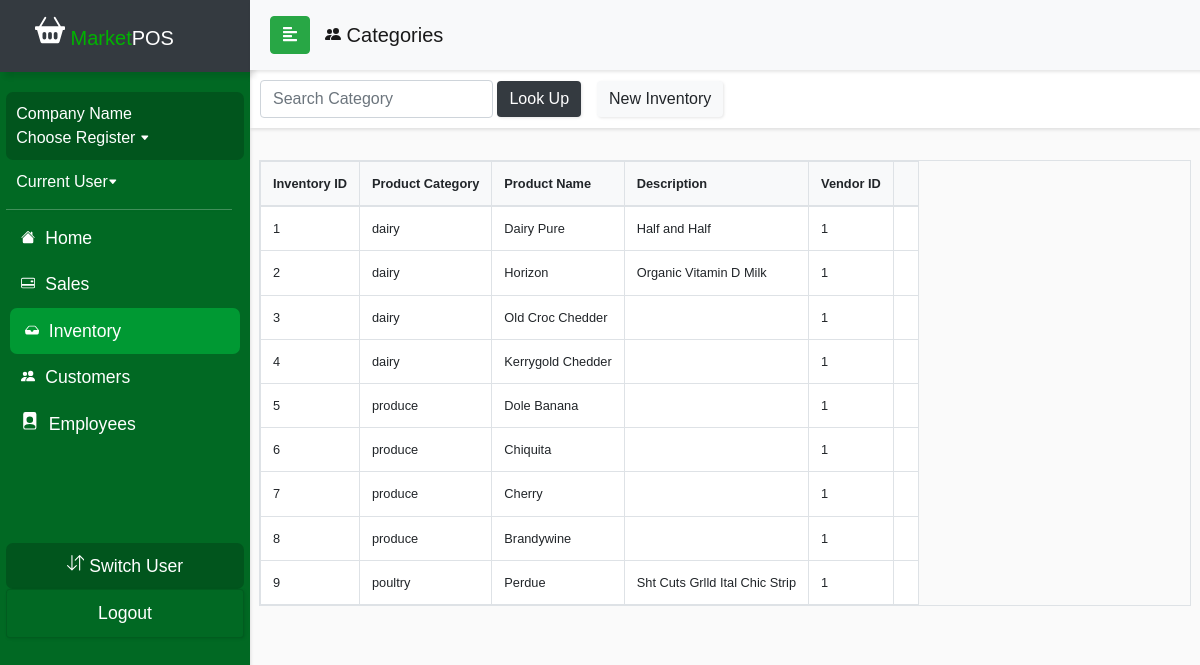
Page /currentDraft/categoryview.php on the committed database.
### tables this page shows
CREATE TABLE `product_inventory` (
  `product_id` int(11) NOT NULL,
  `brand` varchar(50) NOT NULL,
  `description` varchar(50) NOT NULL,
  `productName` varchar(50) NOT NULL,
  `productType` varchar(50) NOT NULL,
  `productSubType` varchar(50) NOT NULL,
  `unit_price` float NOT NULL,
  `cost` float NOT NULL,
  `in_stock` int(11) NOT NULL,
  `vendor_id` int(11) DEFAULT NULL
);

### currentDraft/categoryview.php (the view, shortened to what this page needs)
<?php
include_once('config.php');
$query = "SELECT * FROM product_inventory";
$result = mysqli_query($conn, $query);
?>
<!DOCTYPE html>
<html>
<head>
  <link rel="stylesheet" href="css/bootstrap.min.css">
  <link rel="stylesheet" href="userStyle2.css">
  <link rel="stylesheet" href="css/jquery.mCustomScrollbar.min.css">
</head>
<body>
  <nav id="sidebar">
    <div class="sidebar-header bg-dark">
      <h1><span><a class="navbar-brand relative-top" href="indexDraft.php">
            <span style="color: #00b300"> Market</span>POS</a></h1>
    </div>
    <ul class="list-unstyled components">
      <li>
        <div id="usercard">
          <a href="" style="font-size: 1em;"><?php if (isset($_SESSION['emp_company']) && !empty($_SESSION['emp_company'])) {
                                                echo $_SESSION['emp_company'];
                                              } else {
                                                echo 'Company Name';
                                              } ?></br>Choose Register <svg width=".6em" height=".6em" viewBox="0 0 16 16" class="bi bi-caret-down-fill" fill="currentColor" xmlns="http://www.w3.org/2000/svg">
              <path d="M7.247 11.14L2.451 5.658C1.885 5.013 2.345 4 3.204 4h9.592a1 1 0 0 1 .753 1.659l-4.796 5.48a1 1 0 0 1-1.506 0z" />
            </svg></a>
        </div>
      </li>
      <li>
        <a href="employeePinLogin.php" style="font-size: 1em;"><?php if (isset($_SESSION['emp_fname']) && !empty($_SESSION['emp_lname'])) {
                                                                  echo "" . $_SESSION['emp_fname'] . " " . $_SESSION['emp_lname'] . " ";
                                                                } else {
                                                                  echo "Current User";
                                                                } ?><svg width=".6em" height=".6em" viewBox="0 0 16 16" class="bi bi-caret-down-fill" fill="currentColor" xmlns="http://www.w3.org/2000/svg">
            <path d="M7.247 11.14L2.451 5.658C1.885 5.013 2.345 4 3.204 4h9.592a1 1 0 0 1 .753 1.659l-4.796 5.48a1 1 0 0 1-1.506 0z" />
          </svg></a>
      </li>
      <div class="justify-content-center" id="navline"></div>
      <li>
        <a href="accounthomeDraft.php">
          <span style="padding:5px;">
            </span> Home</a>
      </li>
      <li>
        <a href="salescontrolpanel.php">
          <span style="padding:5px;">
          </span> Sales</a>
      </li>
      <li class=active>
        <a href="inventorycontrol.php">
          <span style="padding:5px;">
            </span> Inventory</a>
      </li>
      <li>
        <a href="customercontrol.php">
          <span style="padding:5px;">
            </span> Customers</a>
      </li>
      <li>
            <a href='employeecontrol.php'>
              <span style='padding:5px;'>
            </span> Employees</a>
          </li>
      <li class="sidebar-footer">
        <div class="text-center" id="usercard">
          <a role="button" href="employeePinLogin.php"> Switch User</a>
        </div>
      </li>
      <li>
        <div class="card text-center" id="footerbtn" style="background: #016923;">
          <a role="button" href="logout.php"> Logout</a>
        </div>
      </li>
    </ul>
  </nav>
  <div id="content">
    <nav class="navbar navbar-expand-lg navbar-light bg-light sticky-top" id="locnav">
      <div class="container-fluid">
        <button type="button" id="sidebarCollapse" class="btn btn-success">
          <i class="fas fa-align-left"></i>
        </button>
        <div class="collapse navbar-collapse" id="navbarSupportedContent">
          <ul class="nav navbar-nav mr-auto">
            <a class="navbar-brand" href="inventorycontrol.php"> Categories</a>
          </ul>
        </div>
      </div>
    </nav>
    <nav class="navbar navbar-light" id="salespanel">
      <form class="form-inline" method="post" action="categoryview.php">
        <div class="nav-item" style="padding: 8px">
          <input class="form-control" name="product" placeholder="Search Category" aria-label="Search">
          <button class="btn btn-dark navbar-btn" name="submit-search"> Look Up</button>
        </div>
        <div class="nav-item mr-auto">
          <a class="btn navbar-btn btn-light" href="productindex.php" role="button"> New Inventory</a></div>
      </form>
    </nav>
    <div class="wrapper mt-3">
      <div class="row px-4 justify-content-center">
        <table class="table table-bordered table-hover mt-3 table-responsive" style="font-size:80%;">
          <thead class="bg-light">
            <tr>
              <th> Inventory ID</th>
              <th> Product Category </th>
              <th> Product Name </th>
              <th> Description </th>
              <th> Vendor ID </th>
              <th> </th>
            </tr>
          </thead>
          <tbody class="bg-white">
            <?php
            if (isset($_POST['submit-search'])) {
              $search = mysqli_real_escape_string($conn, $_POST['product']);
              $sql = "SELECT * FROM product_inventory WHERE productName LIKE '%$search%' OR productType LIKE '%$search%' OR productSubType LIKE '%$search%' OR vendor_id LIKE '%$search%'";
              $result = mysqli_query($conn, $sql);
              $queryResults = mysqli_num_rows($result);
              if ($queryResults > 0) {
                echo "<div class='row mt-3'>There are $queryResults results matching your search</div><br>";
                while ($row = mysqli_fetch_assoc($result)) {
                    echo "<tr><td>" . $row['product_id'] . "</td><td>"
                    . $row['productType'] . "</td><td>" . $row['productName'] . "</td><td>"
                    . $row['description'] . "</td><td>". $row['vendor_id'] . "</td><td>";
                }
              } else {
                echo "<div class='row mt-3'>There are no results matching your search</div>";
              }
            } else {
              while ($row = mysqli_fetch_assoc($result)) {
                echo "<tr><td>" . $row['product_id'] . "</td><td>"
                    . $row['productType'] . "</td><td>" . $row['productName'] . "</td><td>"
                    . $row['description'] . "</td><td>". $row['vendor_id'] . "</td><td>";
                }
            }
            ?>
          </tbody>
        </table>
      </div>
    </div>
</body>
</html>

### currentDraft/userStyle2.css (style rules this page uses)
body { font-family: 'Poppins', sans-serif; background: #fafafa; overflow-y: scroll; overflow-x: hidden; }
a, a:hover, a:focus { color: inherit; text-decoration: none; transition: all 0.3s; }
#locnav { position: fixed; }
#salespanel { padding: 2px 2px; margin-top: 30px; margin-left: 0px; overflow-y: scroll; }
.navbar { width: 100%; padding: 5px 5px; background: #fff; border: none; border-radius: 0; box-shadow: 1px 2px 3px rgba(0, 0, 0, 0.1); }
.navbar-brand { padding: 15px; }
.nav-item { padding: 8px; }
.navbar-btn { box-shadow: 1px 1px 3px rgba(0, 0, 0, 0.1); outline: none !important; border: none; }
#navline { margin-top: 5px; margin-bottom: 5px; width: 95%; height: 1px; border-bottom: 1px solid white; opacity: 25%; box-shadow: 1px 1px 3px rgba(0, 0, 0, 0.1); }
#sidebar { width: 250px; position: fixed; top: 0; left: 0; height: 100vh; z-index: 999; background: #016923; color: #fff; transition: all 0.3s; box-shadow: 1px 2px 3px rgba(0, 0, 0, 0.1); }
#sidebar .sidebar-header { padding-left: 20px; height: 4.5em; box-shadow: 5px 5px 5px rgba(0, 0, 0, 0.1); }
#sidebar ul.components { padding: 20px 0; margin: auto; width: 95%; }
#sidebar ul li a { padding: 10px; font-size: 1.1em; display: block; }
#sidebar ul li.active > a, a[aria-expanded="true"] { color: #fff; background: #009933; margin: auto; width: 97%; border-radius: 7px; pointer-events: none; }
#usercard { background: #01551d; border-radius: 7px; }
#footerbtn { background: #016923; box-shadow: 1px 1px 3px rgba(0, 0, 0, 0.1); }
#content { width: calc(100% - 250px); margin-top: 40px; min-height: 100vh; transition: all 0.3s; position: absolute; top: 0; right: 0; }

### rows in the picture
product_inventory: product_id "1", productType "dairy", productName "Dairy Pure", description "Half and Half", vendor "1"
product_inventory: product_id "2", productType "dairy", productName "Horizon", description "Organic Vitamin D Milk", vendor "1"
product_inventory: product_id "3", productType "dairy", productName "Old Croc Chedder", vendor "1"
product_inventory: product_id "4", productType "dairy", productName "Kerrygold Chedder", vendor "1"
product_inventory: product_id "5", productType "produce", productName "Dole Banana", vendor "1"
product_inventory: product_id "6", productType "produce", productName "Chiquita", vendor "1"
product_inventory: product_id "7", productType "produce", productName "Cherry", vendor "1"
product_inventory: product_id "8", productType "produce", productName "Brandywine", vendor "1"
product_inventory: product_id "9", productType "poultry", productName "Perdue", description "Sht Cuts Grlld Ital Chic Strip", vendor "1"
